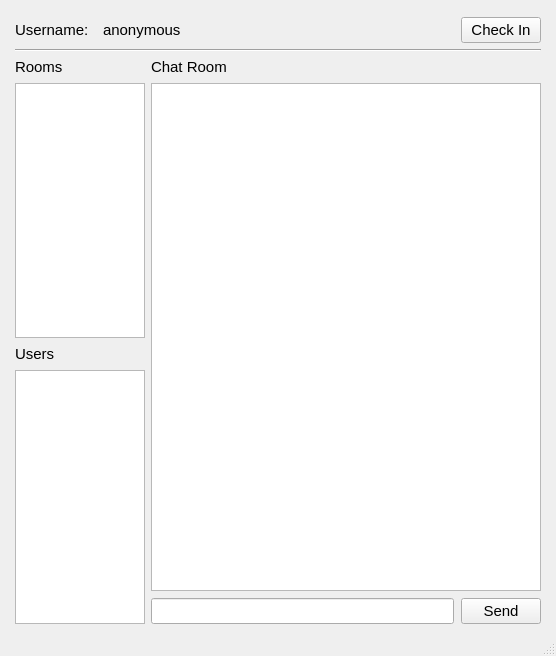
<?xml version="1.0" encoding="UTF-8"?>
<ui version="4.0">
 <class>MainWindow</class>
 <widget class="QMainWindow" name="MainWindow">
  <property name="geometry">
   <rect>
    <x>0</x>
    <y>0</y>
    <width>556</width>
    <height>656</height>
   </rect>
  </property>
  <property name="minimumSize">
   <size>
    <width>0</width>
    <height>0</height>
   </size>
  </property>
  <property name="font">
   <font>
    <pointsize>11</pointsize>
   </font>
  </property>
  <property name="windowTitle">
   <string>Chat Room</string>
  </property>
  <widget class="QWidget" name="centralwidget">
   <layout class="QVBoxLayout" name="verticalLayout_2">
    <property name="leftMargin">
     <number>15</number>
    </property>
    <property name="rightMargin">
     <number>15</number>
    </property>
    <item>
     <layout class="QVBoxLayout" name="layout_03">
      <item>
       <layout class="QHBoxLayout" name="layout_031">
        <property name="spacing">
         <number>14</number>
        </property>
        <property name="topMargin">
         <number>8</number>
        </property>
        <property name="bottomMargin">
         <number>0</number>
        </property>
        <item>
         <widget class="QLabel" name="lbl_user_name">
          <property name="font">
           <font>
            <pointsize>11</pointsize>
           </font>
          </property>
          <property name="text">
           <string>Username:</string>
          </property>
          <property name="alignment">
           <set>Qt::AlignLeading|Qt::AlignLeft|Qt::AlignVCenter</set>
          </property>
         </widget>
        </item>
        <item>
         <widget class="QLabel" name="lbl_owner_name">
          <property name="text">
           <string>anonymous</string>
          </property>
          <property name="alignment">
           <set>Qt::AlignLeading|Qt::AlignLeft|Qt::AlignVCenter</set>
          </property>
         </widget>
        </item>
        <item>
         <spacer name="h_spacer">
          <property name="orientation">
           <enum>Qt::Horizontal</enum>
          </property>
          <property name="sizeHint" stdset="0">
           <size>
            <width>40</width>
            <height>20</height>
           </size>
          </property>
         </spacer>
        </item>
        <item>
         <widget class="QPushButton" name="btn_login">
          <property name="font">
           <font>
            <pointsize>11</pointsize>
           </font>
          </property>
          <property name="text">
           <string>Check In</string>
          </property>
         </widget>
        </item>
       </layout>
      </item>
      <item>
       <widget class="Line" name="line">
        <property name="orientation">
         <enum>Qt::Horizontal</enum>
        </property>
       </widget>
      </item>
     </layout>
    </item>
    <item>
     <layout class="QHBoxLayout" name="layout_0" stretch="1,3">
      <item>
       <layout class="QVBoxLayout" name="layout_01">
        <property name="spacing">
         <number>7</number>
        </property>
        <property name="sizeConstraint">
         <enum>QLayout::SetDefaultConstraint</enum>
        </property>
        <item>
         <widget class="QLabel" name="lbl_rooms">
          <property name="sizePolicy">
           <sizepolicy hsizetype="Preferred" vsizetype="Preferred">
            <horstretch>0</horstretch>
            <verstretch>0</verstretch>
           </sizepolicy>
          </property>
          <property name="text">
           <string>Rooms</string>
          </property>
          <property name="alignment">
           <set>Qt::AlignLeading|Qt::AlignLeft|Qt::AlignVCenter</set>
          </property>
         </widget>
        </item>
        <item>
         <widget class="QListView" name="lv_rooms">
          <property name="editTriggers">
           <set>QAbstractItemView::NoEditTriggers</set>
          </property>
         </widget>
        </item>
        <item>
         <widget class="QLabel" name="lbl_users">
          <property name="text">
           <string>Users</string>
          </property>
         </widget>
        </item>
        <item>
         <widget class="QListView" name="lv_users">
          <property name="editTriggers">
           <set>QAbstractItemView::NoEditTriggers</set>
          </property>
         </widget>
        </item>
       </layout>
      </item>
      <item>
       <layout class="QVBoxLayout" name="layout_02">
        <property name="spacing">
         <number>7</number>
        </property>
        <property name="sizeConstraint">
         <enum>QLayout::SetDefaultConstraint</enum>
        </property>
        <item>
         <widget class="QLabel" name="lbl_chat">
          <property name="text">
           <string>Chat Room</string>
          </property>
         </widget>
        </item>
        <item>
         <widget class="QListView" name="lv_chat">
          <property name="editTriggers">
           <set>QAbstractItemView::NoEditTriggers</set>
          </property>
         </widget>
        </item>
        <item>
         <layout class="QHBoxLayout" name="layout_021">
          <item>
           <widget class="QLineEdit" name="le_msg"/>
          </item>
          <item>
           <widget class="QPushButton" name="btn_send">
            <property name="minimumSize">
             <size>
              <width>0</width>
              <height>25</height>
             </size>
            </property>
            <property name="text">
             <string>Send</string>
            </property>
           </widget>
          </item>
         </layout>
        </item>
       </layout>
      </item>
     </layout>
    </item>
   </layout>
  </widget>
  <widget class="QMenuBar" name="menubar">
   <property name="geometry">
    <rect>
     <x>0</x>
     <y>0</y>
     <width>556</width>
     <height>29</height>
    </rect>
   </property>
  </widget>
  <widget class="QStatusBar" name="statusbar"/>
 </widget>
 <resources/>
 <connections/>
</ui>
